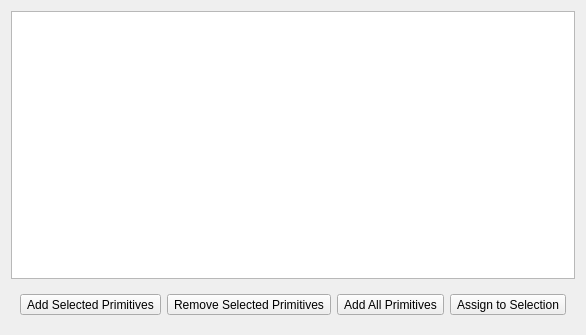
<ui version="4.0" >
 <class>EnginePrimitivesWidget</class>
 <widget class="QWidget" name="EnginePrimitivesWidget" >
  <property name="geometry" >
   <rect>
    <x>0</x>
    <y>0</y>
    <width>445</width>
    <height>335</height>
   </rect>
  </property>
  <layout class="QVBoxLayout" >
   <item>
    <widget class="Avogadro::PrimitiveTreeView" name="enginePrimitivesTree" >
     <property name="frameShape" >
      <enum>QFrame::StyledPanel</enum>
     </property>
     <property name="frameShadow" >
      <enum>QFrame::Plain</enum>
     </property>
     <property name="selectionMode" >
      <enum>QAbstractItemView::NoSelection</enum>
     </property>
     <property name="animated" >
      <bool>true</bool>
     </property>
    </widget>
   </item>
   <item>
    <widget class="QFrame" name="buttonFrame" >
     <property name="frameShape" >
      <enum>QFrame::NoFrame</enum>
     </property>
     <property name="frameShadow" >
      <enum>QFrame::Raised</enum>
     </property>
     <layout class="QHBoxLayout" >
      <item>
       <widget class="QToolButton" name="addSelectionButton" >
        <property name="toolTip" >
         <string>Add Selected Primitives</string>
        </property>
        <property name="text" >
         <string>Add Selected Primitives</string>
        </property>
        <property name="icon" >
         <iconset resource="avogadro.qrc" >:/icons/edit_add.png</iconset>
        </property>
       </widget>
      </item>
      <item>
       <widget class="QToolButton" name="removeSelectionButton" >
        <property name="toolTip" >
         <string>Remove Selected Primitives</string>
        </property>
        <property name="text" >
         <string>Remove Selected Primitives</string>
        </property>
        <property name="icon" >
         <iconset resource="avogadro.qrc" >:/icons/edit_remove.png</iconset>
        </property>
       </widget>
      </item>
      <item>
       <widget class="QToolButton" name="resetButton" >
        <property name="toolTip" >
         <string>Add All Primitives</string>
        </property>
        <property name="text" >
         <string>Add All Primitives</string>
        </property>
        <property name="icon" >
         <iconset resource="avogadro.qrc" >:/icons/undo.png</iconset>
        </property>
       </widget>
      </item>
      <item>
       <widget class="QToolButton" name="selectionButton" >
        <property name="toolTip" >
         <string>Set to Selected Primitives</string>
        </property>
        <property name="text" >
         <string>Assign to Selection</string>
        </property>
        <property name="icon" >
         <iconset resource="avogadro.qrc" >:/icons/selecttable.png</iconset>
        </property>
       </widget>
      </item>
     </layout>
    </widget>
   </item>
  </layout>
 </widget>
 <customwidgets>
  <customwidget>
   <class>Avogadro::PrimitiveTreeView</class>
   <extends>QTreeView</extends>
   <header>primitivetreeview.h</header>
  </customwidget>
 </customwidgets>
 <resources>
  <include location="avogadro.qrc" />
 </resources>
 <connections/>
</ui>
